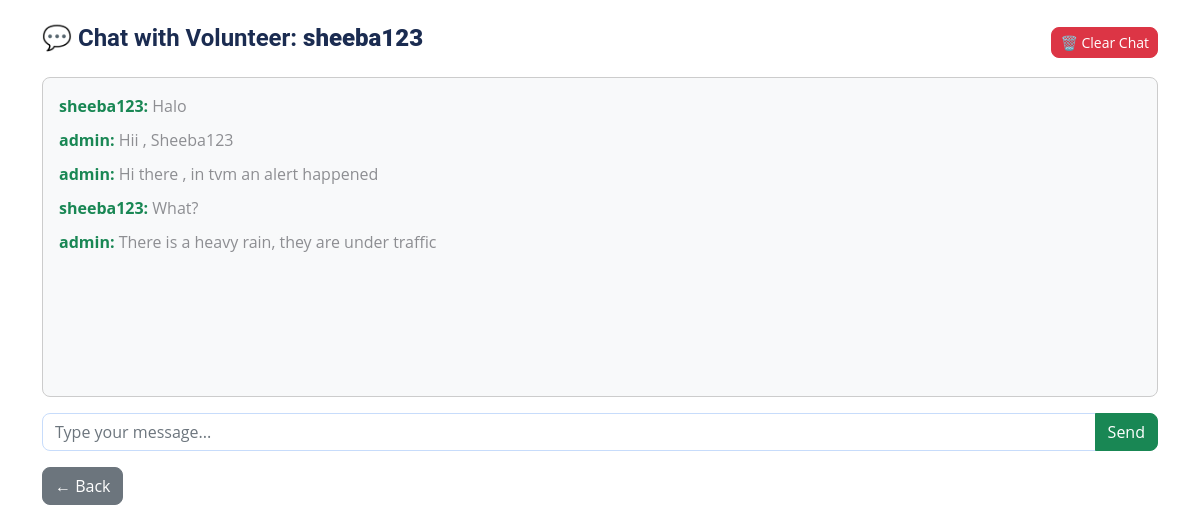
The page /user/chat_with_volunteer.php?username=sheeba123 (signed in) on the database its author committed.
### tables this page shows
CREATE TABLE `messages` (
  `id` int(11) NOT NULL,
  `sender_username` varchar(100) NOT NULL,
  `receiver_username` varchar(100) NOT NULL,
  `message` text NOT NULL,
  `sent_at` timestamp NOT NULL DEFAULT current_timestamp()
);

### user/chat_with_volunteer.php (the view, shortened to what this page needs)
<?php
include __DIR__ . '/../config/db.php';
$volunteer = $_GET['username'];
$admin = $_SESSION['username'];
?>
<!DOCTYPE html>
<html lang="en">
<head>
  <link rel="stylesheet" href="../assets/css/bootstrap.min.css">
</head>
<body class="p-4">
  <div class="container">
    <div class="top-bar">
      <h4>💬 Chat with Volunteer: <strong><?= htmlspecialchars($volunteer) ?></strong></h4>
      <form action="clear_chat.php" method="POST" onsubmit="return confirm('Are you sure you want to clear the chat with <?= $volunteer ?>?');" class="clear-form">
        <button type="submit" class="btn btn-danger btn-sm">🗑️ Clear Chat</button>
      </form>
    </div>
    <div class="chat-box" id="chat-box">
      <?php
        $stmt = $conn->prepare("SELECT * FROM messages WHERE (sender_username=? AND receiver_username=?) OR (sender_username=? AND receiver_username=?) ORDER BY sent_at ASC");
        $stmt->bind_param("ssss", $admin, $volunteer, $volunteer, $admin);
        $stmt->execute();
        $result = $stmt->get_result();
        while ($msg = $result->fetch_assoc()) {
          echo "<div class='chat-msg'><strong>" . htmlspecialchars($msg['sender_username']) . ":</strong> " . htmlspecialchars($msg['message']) . "</div>";
        }
      ?>
    </div>
    <form method="post" action="send_messages.php" id="sendForm">
      <div class="input-group">
        <input type="text" name="message" class="form-control" placeholder="Type your message..." required>
        <button type="submit" class="btn btn-success">Send</button>
      </div>
    </form>
    <div class="mt-3">
      <a href="http://localhost/ReliefLink/user/admin/volunteers.php" class="btn btn-secondary">← Back</a>
    </div>
  </div>
</body>
</html>

### user/chat_with_volunteer.php (style rules this page uses)
.chat-box { border: 1px solid #ccc; border-radius: 8px; padding: 1rem; height: 320px; overflow-y: auto; background-color: #f8f9fa; margin-bottom: 1rem; }
.chat-msg { margin-bottom: 10px; }
.chat-msg strong { color: #198754; }
.top-bar { display: flex; justify-content: space-between; align-items: center; margin-bottom: 1rem; }
.clear-form { display: inline; }

### rows shown on the page
messages: sender_username "sheeba123", message "Halo"
messages: sender_username "admin", message "Hii , Sheeba123"
messages: sender_username "admin", message "Hi there , in tvm an alert happened"
messages: sender_username "sheeba123", message "What?"
messages: sender_username "admin", message "There is a heavy rain, they are under traffic"

### other values the page prints
$volunteer "sheeba123"
